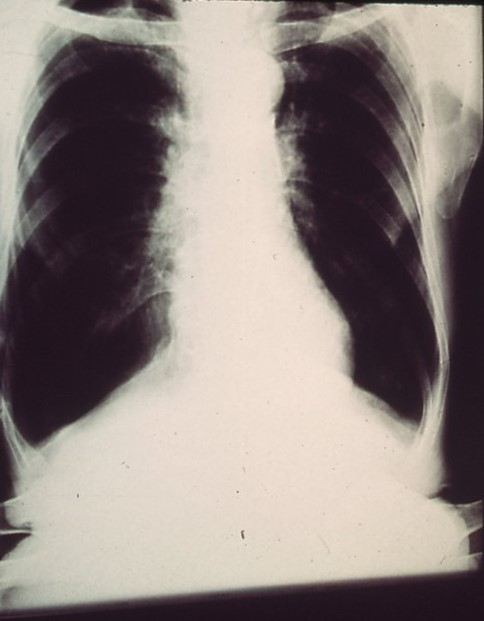
%> input picture HW1/histogram.jpeg, 484 x 621 px
$ octave Q1.m   (GNU Octave 9; MATLAB toolbox functions it lacks are replaced by stand-ins)
%> lines starting %> are read from the running program, lines starting %| are printed output that depends on the picture
### HW1/myimhist.m
function myimhist(img)
n = zeros(1, 256);
for i = 1:numel(img)
    n(img(i)+1) = n(img(i)+1) + 1;
end
bar(n)
colorbar("southoutside")
caxis([0 255])
colormap("gray")

### HW1/Q1.m
%% load picture
clear; close all; clc;
img = rgb2gray(imread("histogram.jpeg"));
%> img: size 621x484 uint8; min 14, max 240, mean 134.4
%% part a
img_en = histeq(img);
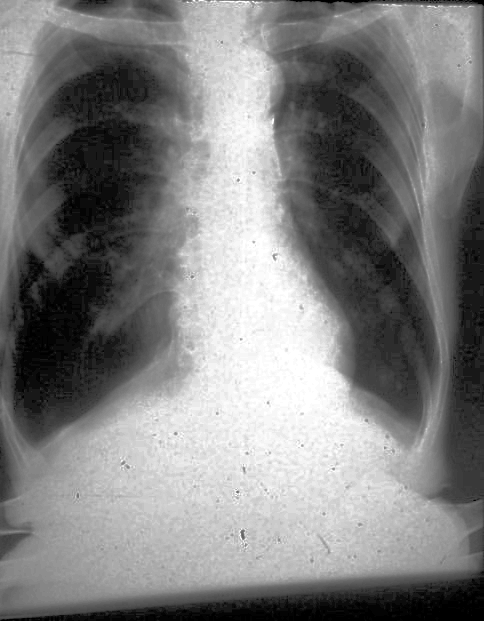
%> img_en: size 621x484 uint8; min 0, max 255, mean 127.9
figure();
subplot(1, 2, 1);
imshow(img)
title('original image', 'Interpreter','latex');
subplot(1, 2, 2);
imshow(img_en)
title('enhanced image using hisogram equalization', 'Interpreter','latex');
figure();
subplot(1, 2, 1);
imhist(img);
title('histogram of original image', 'Interpreter','latex');
subplot(1, 2, 2);
imhist(img_en);
title('histogram of enhanced image using hisogram equalization', 'Interpreter','latex');
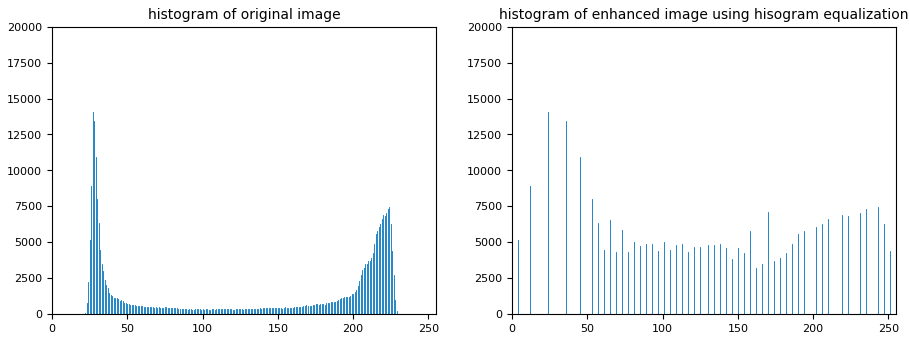
%> figure redrawn from the program's plot data, 2 panels; panel 1: highest point at x = 27, y = 14084; panel 2: highest point at x = 24, y = 14084
%% part b
figure();
subplot(1, 2, 1);
myimhist(img);
%> after the loop in myimhist, `for i = 1:numel(img)`: n = 256 values, max 14084 at index 28, min 0 at index 1, mean 1174.1
subplot(1, 2, 2);
myimhist(img_en);
sgtitle('histograms using myimhist', 'interpreter', 'latex')
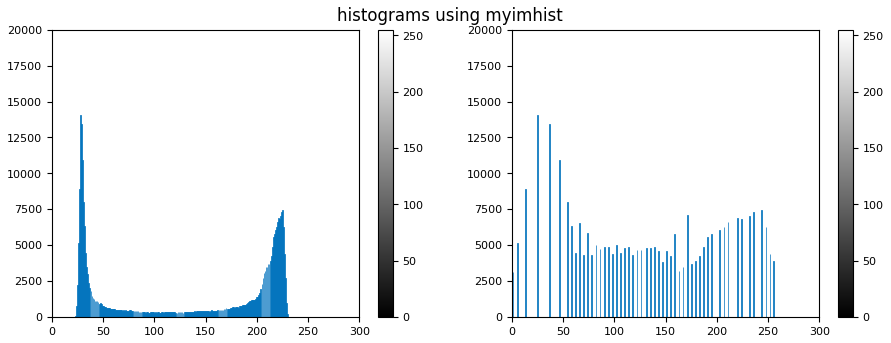
%> figure redrawn from the program's plot data, 2 panels; panel 1: tallest bar 14084 high, from x = 27.6 to 28.4; panel 2: tallest bar 14084 high, from x = 24.6 to 25.4
%% part c
img_en_adapt = adapthisteq(img, "NumTiles", [25 25]);
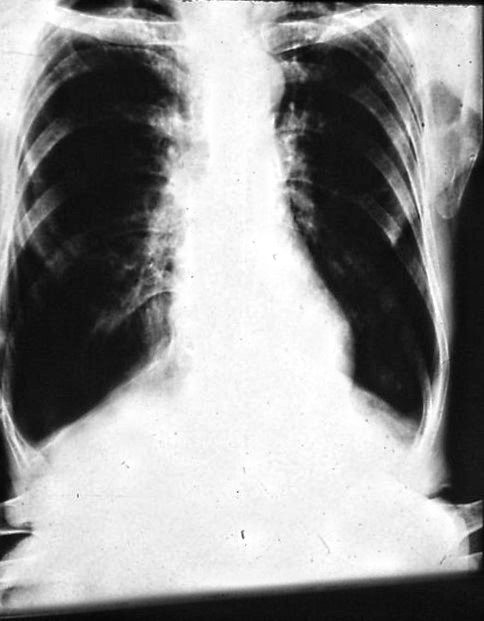
%> img_en_adapt: size 621x484 uint8; min 0, max 255, mean 146
figure();
subplot(1, 2, 1);
imshow(img)
title('original image', 'Interpreter','latex');
subplot(1, 2, 2);
imshow(img_en_adapt)
title('enhanced image using adaptive hisogram equalization', 'Interpreter','latex');
%% part d
figure();
subplot(1, 3, 1);
imhist(img);
title('histogram of original image', 'Interpreter','latex');
subplot(1, 3, 2);
imhist(img_en);
title('histogram of enhanced image using hisogram equalization', 'Interpreter','latex');
subplot(1, 3, 3);
imhist(img_en_adapt);
title('histogram of enhanced image using adaptive hisogram equalization', 'Interpreter','latex');
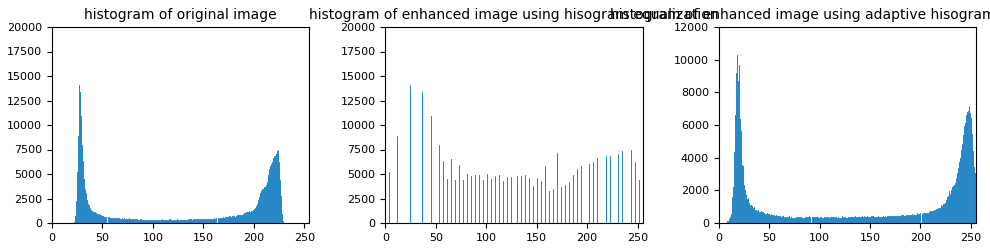
%> figure redrawn from the program's plot data, 3 panels; panel 1: highest point at x = 27, y = 14084; panel 2: highest point at x = 24, y = 14084; panel 3: highest point at x = 18, y = 10265
